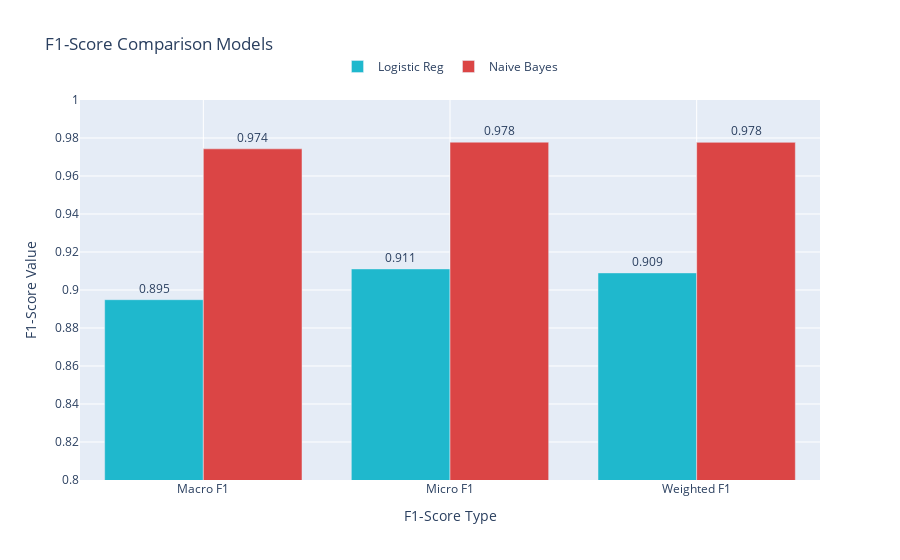

Notebook cell for this chart:
### Code cell
import plotly.graph_objects as go
import plotly.express as px

# Data from the provided JSON
data = {
    "f1_scores": [
        {"metric": "Macro F1", "Logistic Regression": 0.8949, "Naive Bayes": 0.9743},
        {"metric": "Micro F1", "Logistic Regression": 0.9111, "Naive Bayes": 0.9778},
        {"metric": "Weighted F1", "Logistic Regression": 0.9090, "Naive Bayes": 0.9777}
    ]
}

# Extract data for plotting
metrics = [item["metric"] for item in data["f1_scores"]]
logistic_scores = [item["Logistic Regression"] for item in data["f1_scores"]]
naive_bayes_scores = [item["Naive Bayes"] for item in data["f1_scores"]]

# Create the grouped bar chart
fig = go.Figure()

# Add Logistic Regression bars (blue)
fig.add_trace(go.Bar(
    name='Logistic Reg',
    x=metrics,
    y=logistic_scores,
    marker_color='#1FB8CD',
    text=[f'{score:.3f}' for score in logistic_scores],
    textposition='outside',
    textfont=dict(size=12)
))

# Add Naive Bayes bars (red)
fig.add_trace(go.Bar(
    name='Naive Bayes',
    x=metrics,
    y=naive_bayes_scores,
    marker_color='#DB4545',
    text=[f'{score:.3f}' for score in naive_bayes_scores],
    textposition='outside',
    textfont=dict(size=12)
))

# Update layout
fig.update_layout(
    title='F1-Score Comparison Models',
    xaxis_title='F1-Score Type',
    yaxis_title='F1-Score Value',
    barmode='group',
    showlegend=True,
    legend=dict(orientation='h', yanchor='bottom', y=1.05, xanchor='center', x=0.5),
    yaxis=dict(range=[0.8, 1.0], showgrid=True),
    xaxis=dict(showgrid=True)
)

# Update traces for cliponaxis
fig.update_traces(cliponaxis=False)

### Figure 1 — Plotly figure (JSON) as saved in the notebook; plotly's stock layout.template omitted (floating-point values rounded to 4 significant figures)
{"data": [{"cliponaxis": false, "marker": {"color": "#1FB8CD"}, "name": "Logistic Reg", "text": ["0.895", "0.911", "0.909"], "textfont": {"size": 12}, "textposition": "outside", "type": "bar", "x": ["Macro F1", "Micro F1", "Weighted F1"], "y": [0.8949, 0.9111, 0.909]}, {"cliponaxis": false, "marker": {"color": "#DB4545"}, "name": "Naive Bayes", "text": ["0.974", "0.978", "0.978"], "textfont": {"size": 12}, "textposition": "outside", "type": "bar", "x": ["Macro F1", "Micro F1", "Weighted F1"], "y": [0.9743, 0.9778, 0.9777]}], "layout": {"barmode": "group", "legend": {"orientation": "h", "x": 0.5, "xanchor": "center", "y": 1.05, "yanchor": "bottom"}, "showlegend": true, "title": {"text": "F1-Score Comparison Models"}, "xaxis": {"showgrid": true, "title": {"text": "F1-Score Type"}}, "yaxis": {"range": [0.8, 1], "showgrid": true, "title": {"text": "F1-Score Value"}}}}
